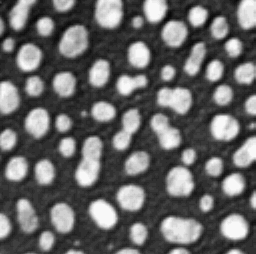
#> input picture docs/29b_xai_shap/data/blobs.tif, 256 x 254 px, found by its file name
$ jupyter execute 40_bia_bob.ipynb   (shell and % lines are left out)
#> lines starting #> are read from the running program, lines starting #| are printed output that depends on the picture; after the words box and inside, x2 and y2 are one past the last pixel; in counts of white or black regions, pixels touching at a corner belong together
## BIA Bob
BIA Bob is a Jupyter-magic based assistant for interacting with data via code.

[cell 1]
from bia_bob import bob
bob.initialize('gpt-4-1106-preview')
#> (this line was passed over: bia_bob is not available in this run)
bob.__version__

You can use the `%bob` single-line or the `%%bob` multi-line magic to ask for programming image analysis tasks and `bob` will generate code for this and paste it in a new cell below. You need to wait until this cell exists before you can execute it. Thus, running an entire notebook in one shot makes little sense. Run it cell-by-cell instead and consider reading generated code before executing it.

[cell 2]
from skimage.io import imread
import stackview

# Load the image
image = imread('../../data/blobs.tif')
#> image is the input picture: shape (254, 256); min 8, max 248, mean 103.3

# Show the image
stackview.insight(image)
#> (this line was passed over: stackview is not available in this run)

[cell 3]
from skimage.io import imread
from skimage.filters import threshold_otsu
from skimage.measure import label, regionprops
from skimage.color import label2rgb
import matplotlib.pyplot as plt
import numpy as np

# Load the image
image = imread('../../data/blobs.tif')

# Apply Otsu's threshold
thresh = threshold_otsu(image)
#> thresh = 120
binary = image > thresh
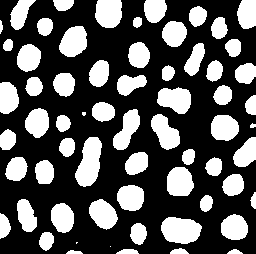
#> binary: shape (254, 256) bool; 34.2% white; 64 white regions (3 under 20 px)

# Label the image
label_image = label(binary)
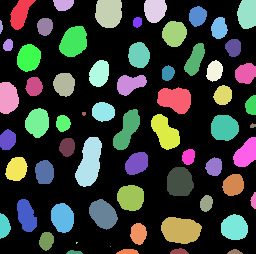
#> label_image: shape (254, 256) int32; 65 distinct labels, from 0 to 64; one colour per label, 0 black

# Measure properties of labeled regions
properties = regionprops(label_image)
#> properties = 64 regions; largest, box (x1, y1, x2, y2) and area: (75, 137, 102, 187) 902, (161, 217, 202, 244) 858, (157, 87, 191, 114) 676, (59, 26, 87, 57) 660, (95, 0, 122, 28) 658

# Annotate the image with area information
annotated_image = label2rgb(label_image, image=image)
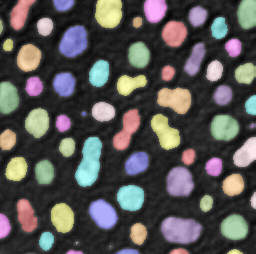
#> annotated_image: shape (254, 256, 3) float64; mean R, G, B 0.339, 0.331, 0.326

fig, ax = plt.subplots()
ax.imshow(annotated_image)

for region in properties:
    # take regions with large enough areas
    if region.area >= 50:
        # draw rectangle around segmented objects
        minr, minc, maxr, maxc = region.bbox
        rect = plt.Rectangle((minc, minr), maxc - minc, maxr - minr,
                             fill=False, edgecolor='red', linewidth=2)
        ax.add_patch(rect)

        # print area on top of the nuclei-like objects
        ax.text(region.centroid[1], region.centroid[0], f'{region.area}',
                verticalalignment='center', horizontalalignment='center',
                color='white', fontsize=8)
#> this loop made 64 passes
#> (minr, minc, maxr, maxc) on passes 1, 2, 3, 4, 5, 6, 7, 8, 9, 11, 12, 13: (0, 10, 30, 36), (0, 53, 11, 74), (0, 95, 28, 122), (0, 144, 23, 167), (0, 237, 29, 256), (6, 189, 27, 207), (17, 133, 28, 142), (17, 211, 39, 228), (18, 37, 36, 53), (21, 162, 47, 187), (26, 59, 57, 87), (39, 3, 51, 13)

ax.set_axis_off()
plt.tight_layout()
plt.show()
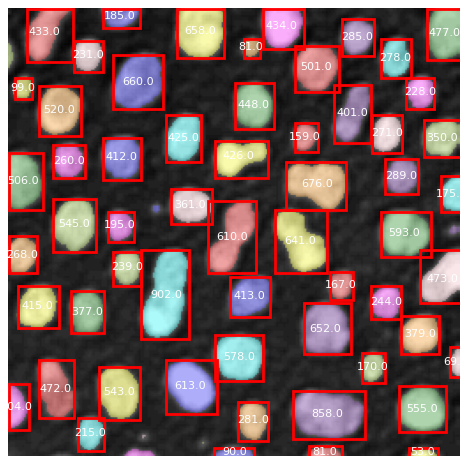
#> figure drawn by matplotlib, 1 panel

[cell 4]
from skimage.segmentation import expand_labels
import stackview

# Expand the labels by 4 pixels
expanded_labels = expand_labels(label_image, distance=4)
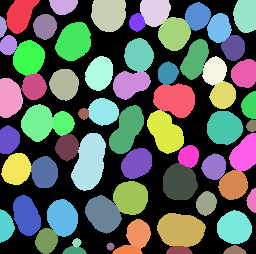
#> expanded_labels: shape (254, 256) int32; 65 distinct labels, from 0 to 64; one colour per label, 0 black

# Show the resulting expanded label image
stackview.insight(expanded_labels)
#> (this line was passed over: stackview is not available in this run)
